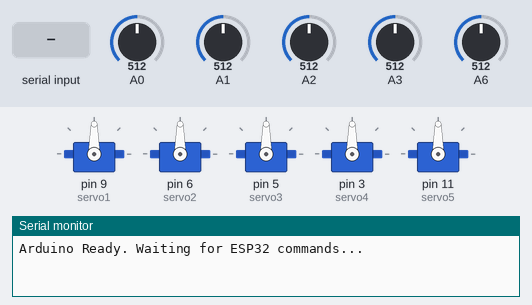
A sketch run on a simulated Arduino Nano, built with avr-gcc and run on an emulated ATmega328P. Shown: 5 × servo, the last lines printed to the serial monitor. The test bench sets the inputs (shaded band); at power-on: A0 = 512, A1 = 512, A2 = 512, A3 = 512, A6 = 512.

Above: at 1.2 s.
1.3 s: "START\n" received over the second serial link
At 2.5 s:
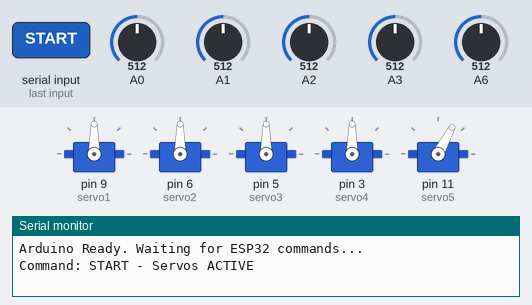
2.8 s: A0 set to 716
At 3.8 s:
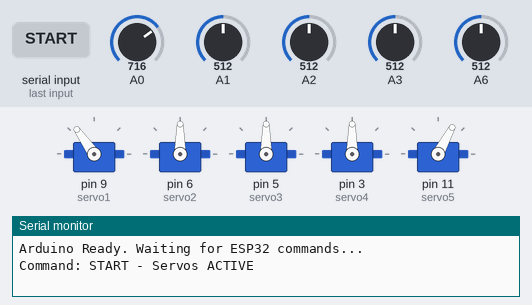
4.3 s: A1 set to 716
At 5.5 s:
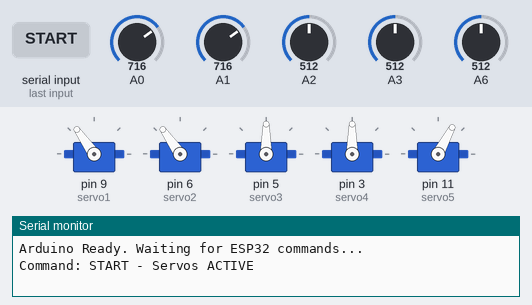
5.8 s: A2 set to 716
At 6.1 s:
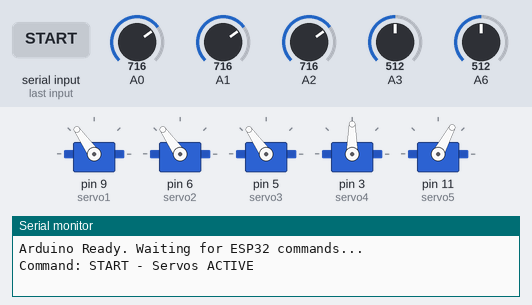
7.3 s: A3 set to 716
At 8.5 s:
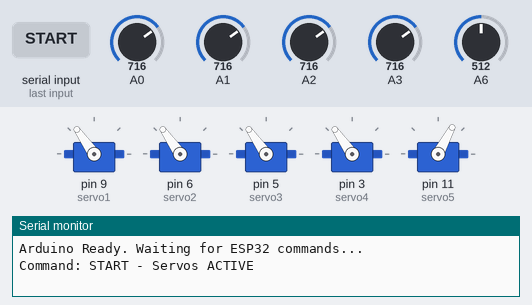
8.8 s: A6 set to 306
At 9.1 s:
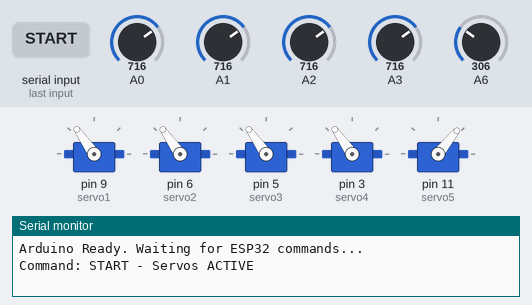
Timing chart, 0 to 11.3 s (numbered marks = the images above; inputs shaded):
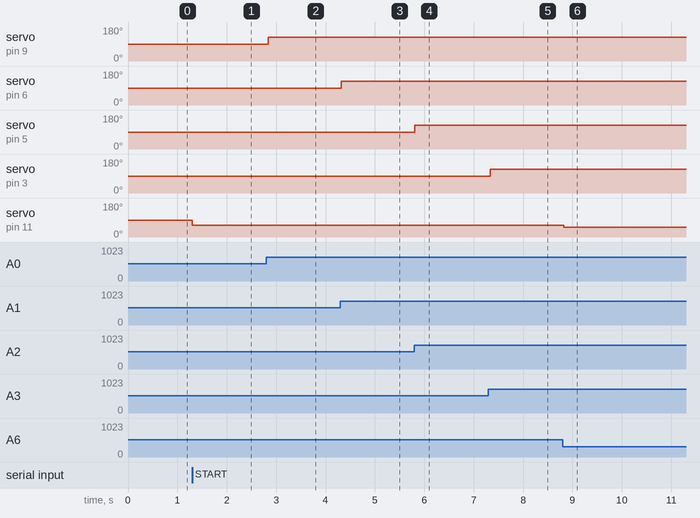

Measured:
- after the input at 1.3 s, servo on pin 11 (servo5): 90° → 62° at once
- after the input at 2.8 s, servo on pin 9 (servo1): 90° → 125° at once
- after the input at 4.3 s, servo on pin 6 (servo2): 90° → 125° at once
- after the input at 5.8 s, servo on pin 5 (servo3): 90° → 125° at once
- after the input at 7.3 s, servo on pin 3 (servo4): 90° → 125° at once
- after the input at 8.8 s, servo on pin 11 (servo5): 62° → 51° at once

The sketch:

arm.ino
```cpp
#include <SoftwareSerial.h>
#include <Servo.h>

// הגדרות פינים לחיישן מרחק אולטרה-סוניק
#define TRIG_PIN 4
#define ECHO_PIN 2

SoftwareSerial espSerial(7, 8);  // RX=D7, TX=D8
Servo servo1, servo2, servo3, servo4, servo5;
bool potentiometerControlEnabled = false;

void setup() {
  Serial.begin(115200);
  espSerial.begin(115200);

  // הגדרת פינים לחיישן מרחק
  pinMode(TRIG_PIN, OUTPUT);
  pinMode(ECHO_PIN, INPUT);

  servo1.attach(9);
  servo2.attach(6);
  servo3.attach(5);
  servo4.attach(3);
  servo5.attach(11);

  resetServos();
  Serial.println("Arduino Ready. Waiting for ESP32 commands...");
}

void loop() {
  if (espSerial.available()) {
    String command = espSerial.readStringUntil('\n');
    command.trim();

    if (command == "START") {
      potentiometerControlEnabled = true;
      Serial.println("Command: START - Servos ACTIVE");
    }
    else if (command == "STOP") {
      potentiometerControlEnabled = false;
      resetServos();
      Serial.println("Command: STOP - Servos RESET");
    }
    else if (command == "GET_DISTANCE") { // פקודה מה-ESP32 לבקשת מרחק
      float distance = measureDistanceCm();
      if (distance > 0 && distance <= 5.0) {
        espSerial.println("DISTANCE_CLOSE"); // שלח ל-ESP32 שהעצם קרוב
        Serial.println("Sent: DISTANCE_CLOSE (Object <= 5cm)");
      } else {
        espSerial.println("DISTANCE_FAR"); // שלח ל-ESP32 שהעצם רחוק
        Serial.println("Sent: DISTANCE_FAR (Object > 5cm)");
      }
    }
    else {
      Serial.print("Unknown command: ");
      Serial.println(command);
    }
  }

  if (potentiometerControlEnabled) {
    controlServos();
    delay(50);
  }
}

void resetServos() {
  servo1.write(90);
  servo2.write(90);
  servo3.write(90);
  servo4.write(90);
  servo5.write(90);
}

void controlServos() {
  int val1 = map(analogRead(A0), 0, 1023, 0, 180);
  int val2 = map(analogRead(A1), 0, 1023, 0, 180);
  int val3 = map(analogRead(A2), 0, 1023, 0, 180);
  int val4 = map(analogRead(A3), 0, 1023, 0, 180);
  int val5 = map(analogRead(A6), 0, 1023, 35, 90);

  servo1.write(val1);
  servo2.write(val2);
  servo3.write(val3);
  servo4.write(val4);
  servo5.write(val5);
}

// פונקציה למדידת מרחק בס"מ
float measureDistanceCm() {
  long duration;
  float distance_cm;

  digitalWrite(TRIG_PIN, LOW);
  delayMicroseconds(2);

  // שלח פולס של 10 מיקרו-שניות
  digitalWrite(TRIG_PIN, HIGH);
  delayMicroseconds(10);
  digitalWrite(TRIG_PIN, LOW);

  // קלוט את משך הפולס החוזר
  // טיימאאוט של 30000 מיקרו-שניות (30 מילי-שניות) כדי למנוע תקיעה אם אין הד
  duration = pulseIn(ECHO_PIN, HIGH, 30000);

  // אם לא התקבל הד (duration == 0), החזר 0
  if (duration == 0) {
    return 0;
  }
  distance_cm = duration * 0.034 / 2;
  return distance_cm;
}
```
